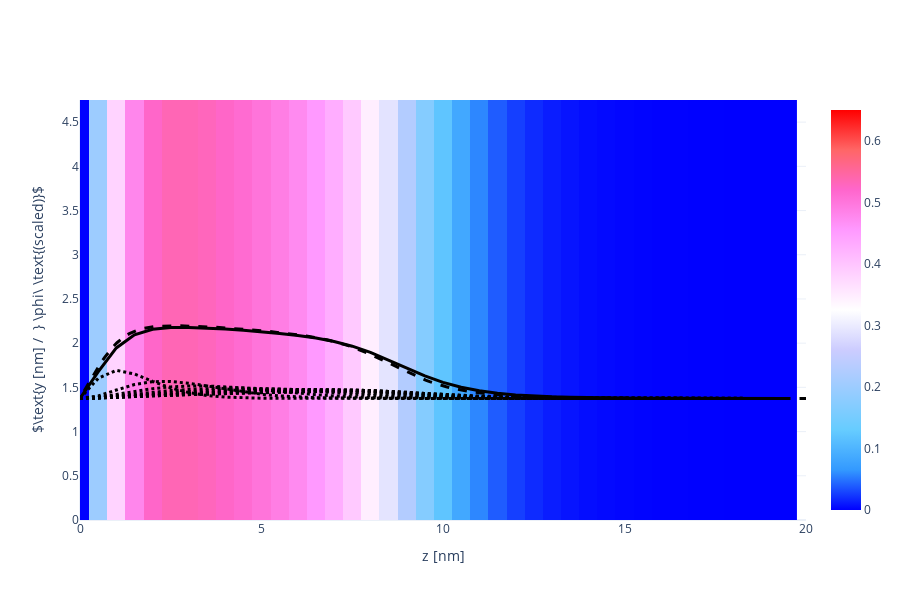

The notebook cell this image was saved under:
### Code cell
X, Y, Z = np.array(phAr.iloc[:,0]), np.array(phAr.iloc[:,1]), np.array(phAr.iloc[:,2])
vol = np.array(phAr.iloc[:,3])
bvols= [np.array(ph1r.iloc[:,i+3]) for i in range(block_Nik[0])]

Lz_max = 20
vol   =  vol[Z < Lz_max]
bvols = [bvols[i][Z < Lz_max] for i in range(block_Nik[0])]
X = X[Z < Lz_max]
Y = Y[Z < Lz_max]
Z = Z[Z < Lz_max]

Nz_new = int(len(Z)/Nx/Ny)
x = [X[i*Ny*Nz_new] for i in range(Nx)]
y = [Y[j*Nz_new]    for j in range(Ny)]
z = [Z[k]           for k in range(Nz_new)]

xslice = 10
islice = int(xslice*(x[1]-x[0]))
vol  =  np.array([  vol[(islice*Ny+j)*Nz_new+k] for j in range(Ny) for k in range(Nz_new)]).reshape(Ny, Nz_new)
bvols= [np.array([bvols[i][(islice*Ny+j)*Nz_new+k] for j in range(Ny) for k in range(Nz_new)]).reshape(Ny, Nz_new) for i in range(block_Nik[0])]

import plotly.graph_objects as go
heatmap = go.Heatmap(
            x=z, y=y, z=vol,
            zmin = 0.0, zmax = 0.65,
            colorscale= 'Picnic'
          )
overall = go.Scatter(
            x = z,
            y = 1.5*vol[int(Ny/2), :] + max(y)/2-1,
            line = dict(color='black', width=3)
          )
blocks = [go.Scatter(
            x = z,
            y = 1.5*bvols[i][int(Ny/2),:] + max(y)/2-1,
            line = dict(color='black', width=3, dash='dot')
          ) for i in range(block_Nik[0])]

fname = GIT+'ph_a010x075_1D.dat'
df = pd.read_csv(fname, sep="\s+", skiprows=0)
a000x075_1d = pd.DataFrame([df.iloc[:,0], df.iloc[:,1]], index=['z', 'pha']).T

reference = go.Scatter(
                x = a000x075_1d.z,
                y = 1.5*a000x075_1d.pha + max(y)/2-1,
                line = dict(color='black', width=3, dash='dash')
            )

layout = go.Layout( xaxis_range = [0, Lz_max], yaxis_range = [0, y[-1]],
                    yaxis_title = r'$\text{y [nm] /  } \phi\ \text{(scaled)}$', xaxis_title = 'z [nm]',
                    scene_xaxis_showticklabels=True,
                    scene_yaxis_showticklabels=True,
                    scene_zaxis_showticklabels=True,
                    showlegend = False,
                    template='plotly_white', width=900, height=600)
fig = go.Figure(data = [heatmap, overall, *blocks, reference], layout = layout)
fig.show()

### Figure 1 — Plotly figure (JSON) as saved in the notebook; plotly's stock layout.template omitted (floating-point values rounded to 4 significant figures; data arrays with more than 128 entries replaced by an {"elided": "..."} marker saying what was removed)
{"data": [{"colorscale": [[0, "rgb(0,0,255)"], [0.1, "rgb(51,153,255)"], [0.2, "rgb(102,204,255)"], [0.3, "rgb(153,204,255)"], [0.4, "rgb(204,204,255)"], [0.5, "rgb(255,255,255)"], [0.6, "rgb(255,204,255)"], [0.7, "rgb(255,153,255)"], [0.8, "rgb(255,102,204)"], [0.9, "rgb(255,102,102)"], [1, "rgb(255,0,0)"]], "type": "heatmap", "x": [0, 0.5, 1, 1.5, 2, 2.5, 3, 3.5, 4, 4.5, 5, 5.5, 6, 6.5, 7, 7.5, 8, 8.5, 9, 9.5, 10, 10.5, 11, 11.5, 12, 12.5, 13, 13.5, 14, 14.5, 15, 15.5, 16, 16.5, 17, 17.5, 18, 18.5, 19, 19.5], "y": [0, 0.25, 0.5, 0.75, 1, 1.25, 1.5, 1.75, 2, 2.25, 2.5, 2.75, 3, 3.25, 3.5, 3.75, 4, 4.25, 4.5, 4.75], "z": {"elided": "20x40 float values"}, "zmax": 0.65, "zmin": 0}, {"line": {"color": "black", "width": 3}, "type": "scatter", "x": [0, 0.5, 1, 1.5, 2, 2.5, 3, 3.5, 4, 4.5, 5, 5.5, 6, 6.5, 7, 7.5, 8, 8.5, 9, 9.5, 10, 10.5, 11, 11.5, 12, 12.5, 13, 13.5, 14, 14.5, 15, 15.5, 16, 16.5, 17, 17.5, 18, 18.5, 19, 19.5], "y": [1.375, 1.674, 1.946, 2.095, 2.157, 2.177, 2.177, 2.17, 2.159, 2.145, 2.129, 2.11, 2.087, 2.057, 2.018, 1.966, 1.896, 1.81, 1.717, 1.63, 1.557, 1.501, 1.461, 1.434, 1.415, 1.402, 1.393, 1.387, 1.383, 1.381, 1.379, 1.377, 1.377, 1.376, 1.376, 1.375, 1.375, 1.375, 1.375, 1.375]}, {"line": {"color": "black", "dash": "dot", "width": 3}, "type": "scatter", "x": [0, 0.5, 1, 1.5, 2, 2.5, 3, 3.5, 4, 4.5, 5, 5.5, 6, 6.5, 7, 7.5, 8, 8.5, 9, 9.5, 10, 10.5, 11, 11.5, 12, 12.5, 13, 13.5, 14, 14.5, 15, 15.5, 16, 16.5, 17, 17.5, 18, 18.5, 19, 19.5], "y": [1.375, 1.602, 1.693, 1.651, 1.569, 1.494, 1.441, 1.408, 1.39, 1.381, 1.377, 1.376, 1.375, 1.375, 1.375, 1.375, 1.375, 1.375, 1.375, 1.375, 1.375, 1.375, 1.375, 1.375, 1.375, 1.375, 1.375, 1.375, 1.375, 1.375, 1.375, 1.375, 1.375, 1.375, 1.375, 1.375, 1.375, 1.375, 1.375, 1.375]}, {"line": {"color": "black", "dash": "dot", "width": 3}, "type": "scatter", "x": [0, 0.5, 1, 1.5, 2, 2.5, 3, 3.5, 4, 4.5, 5, 5.5, 6, 6.5, 7, 7.5, 8, 8.5, 9, 9.5, 10, 10.5, 11, 11.5, 12, 12.5, 13, 13.5, 14, 14.5, 15, 15.5, 16, 16.5, 17, 17.5, 18, 18.5, 19, 19.5], "y": [1.375, 1.403, 1.47, 1.532, 1.564, 1.566, 1.547, 1.515, 1.48, 1.448, 1.422, 1.403, 1.391, 1.383, 1.379, 1.377, 1.376, 1.375, 1.375, 1.375, 1.375, 1.375, 1.375, 1.375, 1.375, 1.375, 1.375, 1.375, 1.375, 1.375, 1.375, 1.375, 1.375, 1.375, 1.375, 1.375, 1.375, 1.375, 1.375, 1.375]}, {"line": {"color": "black", "dash": "dot", "width": 3}, "type": "scatter", "x": [0, 0.5, 1, 1.5, 2, 2.5, 3, 3.5, 4, 4.5, 5, 5.5, 6, 6.5, 7, 7.5, 8, 8.5, 9, 9.5, 10, 10.5, 11, 11.5, 12, 12.5, 13, 13.5, 14, 14.5, 15, 15.5, 16, 16.5, 17, 17.5, 18, 18.5, 19, 19.5], "y": [1.375, 1.388, 1.42, 1.456, 1.486, 1.505, 1.515, 1.516, 1.508, 1.494, 1.475, 1.454, 1.434, 1.417, 1.403, 1.392, 1.385, 1.38, 1.377, 1.376, 1.375, 1.375, 1.375, 1.375, 1.375, 1.375, 1.375, 1.375, 1.375, 1.375, 1.375, 1.375, 1.375, 1.375, 1.375, 1.375, 1.375, 1.375, 1.375, 1.375]}, {"line": {"color": "black", "dash": "dot", "width": 3}, "type": "scatter", "x": [0, 0.5, 1, 1.5, 2, 2.5, 3, 3.5, 4, 4.5, 5, 5.5, 6, 6.5, 7, 7.5, 8, 8.5, 9, 9.5, 10, 10.5, 11, 11.5, 12, 12.5, 13, 13.5, 14, 14.5, 15, 15.5, 16, 16.5, 17, 17.5, 18, 18.5, 19, 19.5], "y": [1.375, 1.383, 1.402, 1.425, 1.446, 1.463, 1.477, 1.487, 1.492, 1.493, 1.488, 1.479, 1.466, 1.451, 1.435, 1.42, 1.406, 1.395, 1.387, 1.381, 1.378, 1.376, 1.376, 1.375, 1.375, 1.375, 1.375, 1.375, 1.375, 1.375, 1.375, 1.375, 1.375, 1.375, 1.375, 1.375, 1.375, 1.375, 1.375, 1.375]}, {"line": {"color": "black", "dash": "dot", "width": 3}, "type": "scatter", "x": [0, 0.5, 1, 1.5, 2, 2.5, 3, 3.5, 4, 4.5, 5, 5.5, 6, 6.5, 7, 7.5, 8, 8.5, 9, 9.5, 10, 10.5, 11, 11.5, 12, 12.5, 13, 13.5, 14, 14.5, 15, 15.5, 16, 16.5, 17, 17.5, 18, 18.5, 19, 19.5], "y": [1.375, 1.38, 1.394, 1.41, 1.425, 1.439, 1.451, 1.462, 1.471, 1.478, 1.481, 1.481, 1.477, 1.47, 1.459, 1.445, 1.43, 1.415, 1.402, 1.391, 1.384, 1.38, 1.378, 1.376, 1.376, 1.375, 1.375, 1.375, 1.375, 1.375, 1.375, 1.375, 1.375, 1.375, 1.375, 1.375, 1.375, 1.375, 1.375, 1.375]}, {"line": {"color": "black", "dash": "dot", "width": 3}, "type": "scatter", "x": [0, 0.5, 1, 1.5, 2, 2.5, 3, 3.5, 4, 4.5, 5, 5.5, 6, 6.5, 7, 7.5, 8, 8.5, 9, 9.5, 10, 10.5, 11, 11.5, 12, 12.5, 13, 13.5, 14, 14.5, 15, 15.5, 16, 16.5, 17, 17.5, 18, 18.5, 19, 19.5], "y": [1.375, 1.379, 1.389, 1.402, 1.414, 1.425, 1.436, 1.445, 1.454, 1.462, 1.469, 1.474, 1.476, 1.475, 1.471, 1.462, 1.449, 1.434, 1.418, 1.404, 1.393, 1.386, 1.381, 1.379, 1.377, 1.376, 1.376, 1.375, 1.375, 1.375, 1.375, 1.375, 1.375, 1.375, 1.375, 1.375, 1.375, 1.375, 1.375, 1.375]}, {"line": {"color": "black", "dash": "dot", "width": 3}, "type": "scatter", "x": [0, 0.5, 1, 1.5, 2, 2.5, 3, 3.5, 4, 4.5, 5, 5.5, 6, 6.5, 7, 7.5, 8, 8.5, 9, 9.5, 10, 10.5, 11, 11.5, 12, 12.5, 13, 13.5, 14, 14.5, 15, 15.5, 16, 16.5, 17, 17.5, 18, 18.5, 19, 19.5], "y": [1.375, 1.378, 1.387, 1.398, 1.408, 1.417, 1.426, 1.434, 1.443, 1.451, 1.458, 1.465, 1.47, 1.474, 1.474, 1.47, 1.461, 1.447, 1.431, 1.415, 1.403, 1.393, 1.386, 1.382, 1.379, 1.378, 1.377, 1.376, 1.376, 1.375, 1.375, 1.375, 1.375, 1.375, 1.375, 1.375, 1.375, 1.375, 1.375, 1.375]}, {"line": {"color": "black", "dash": "dot", "width": 3}, "type": "scatter", "x": [0, 0.5, 1, 1.5, 2, 2.5, 3, 3.5, 4, 4.5, 5, 5.5, 6, 6.5, 7, 7.5, 8, 8.5, 9, 9.5, 10, 10.5, 11, 11.5, 12, 12.5, 13, 13.5, 14, 14.5, 15, 15.5, 16, 16.5, 17, 17.5, 18, 18.5, 19, 19.5], "y": [1.375, 1.378, 1.387, 1.396, 1.406, 1.414, 1.421, 1.428, 1.435, 1.442, 1.45, 1.457, 1.463, 1.469, 1.472, 1.471, 1.466, 1.455, 1.44, 1.424, 1.411, 1.4, 1.392, 1.386, 1.382, 1.38, 1.378, 1.377, 1.376, 1.376, 1.376, 1.375, 1.375, 1.375, 1.375, 1.375, 1.375, 1.375, 1.375, 1.375]}, {"line": {"color": "black", "dash": "dot", "width": 3}, "type": "scatter", "x": [0, 0.5, 1, 1.5, 2, 2.5, 3, 3.5, 4, 4.5, 5, 5.5, 6, 6.5, 7, 7.5, 8, 8.5, 9, 9.5, 10, 10.5, 11, 11.5, 12, 12.5, 13, 13.5, 14, 14.5, 15, 15.5, 16, 16.5, 17, 17.5, 18, 18.5, 19, 19.5], "y": [1.375, 1.378, 1.387, 1.397, 1.406, 1.413, 1.42, 1.425, 1.431, 1.437, 1.444, 1.45, 1.457, 1.462, 1.467, 1.468, 1.465, 1.457, 1.444, 1.43, 1.417, 1.405, 1.397, 1.39, 1.386, 1.382, 1.38, 1.379, 1.377, 1.377, 1.376, 1.376, 1.375, 1.375, 1.375, 1.375, 1.375, 1.375, 1.375, 1.375]}, {"line": {"color": "black", "dash": "dot", "width": 3}, "type": "scatter", "x": [0, 0.5, 1, 1.5, 2, 2.5, 3, 3.5, 4, 4.5, 5, 5.5, 6, 6.5, 7, 7.5, 8, 8.5, 9, 9.5, 10, 10.5, 11, 11.5, 12, 12.5, 13, 13.5, 14, 14.5, 15, 15.5, 16, 16.5, 17, 17.5, 18, 18.5, 19, 19.5], "y": [1.375, 1.38, 1.391, 1.401, 1.408, 1.414, 1.419, 1.424, 1.429, 1.435, 1.44, 1.446, 1.451, 1.456, 1.46, 1.461, 1.459, 1.453, 1.444, 1.432, 1.42, 1.41, 1.402, 1.395, 1.39, 1.386, 1.383, 1.381, 1.379, 1.378, 1.377, 1.376, 1.376, 1.376, 1.375, 1.375, 1.375, 1.375, 1.375, 1.375]}, {"line": {"color": "black", "dash": "dash", "width": 3}, "type": "scatter", "x": {"elided": "440 float values"}, "y": {"elided": "440 float values"}}], "layout": {"height": 600, "scene": {"xaxis": {"showticklabels": true}, "yaxis": {"showticklabels": true}, "zaxis": {"showticklabels": true}}, "showlegend": false, "width": 900, "xaxis": {"range": [0, 20], "title": {"text": "z [nm]"}, "type": "linear"}, "yaxis": {"range": [0, 4.75], "title": {"text": "$\\text{y [nm] /  } \\phi\\ \\text{(scaled)}$"}, "type": "linear"}}}
